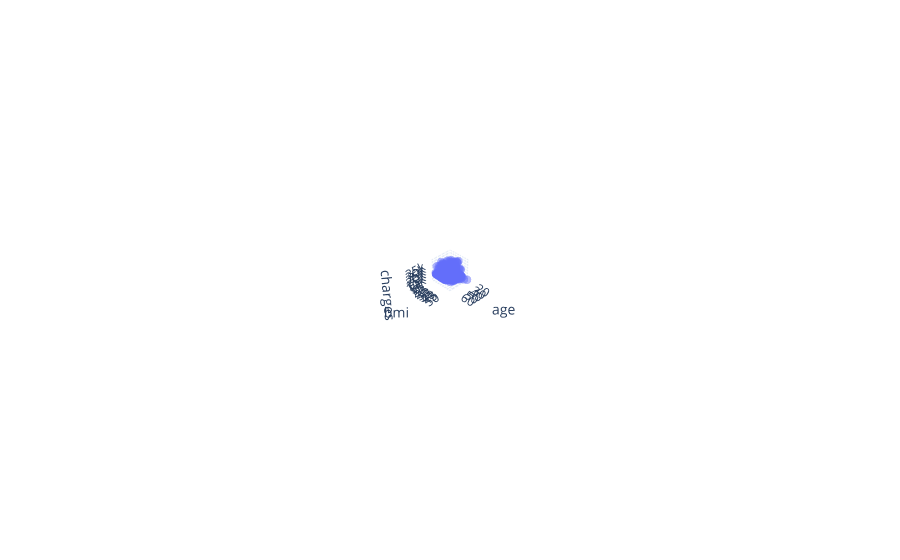

The cell this chart's notebook holds for it:
### Code cell
fig=px.scatter_3d(non_smokers_data,
                 x='age',
                 y='bmi',
                 z='charges')
fig.update_traces(marker_size=3,marker_opacity=0.5)
fig.show()

### Figure 1 — Plotly figure (JSON) as saved in the notebook; plotly's stock layout.template omitted (floating-point values rounded to 4 significant figures; data arrays with more than 128 entries replaced by an {"elided": "..."} marker saying what was removed)
{"data": [{"hovertemplate": "age=%{x}<br>bmi=%{y}<br>charges=%{z}<extra></extra>", "legendgroup": "", "marker": {"color": "#636efa", "opacity": 0.5, "size": 3, "symbol": "circle"}, "mode": "markers", "name": "", "scene": "scene", "showlegend": false, "type": "scatter3d", "x": {"elided": "1064 int values"}, "y": {"elided": "1064 float values"}, "z": {"elided": "1064 float values"}}], "layout": {"autosize": true, "legend": {"tracegroupgap": 0}, "margin": {"t": 60}, "scene": {"aspectmode": "auto", "aspectratio": {"x": 1, "y": 1, "z": 1}, "camera": {"center": {"x": 0, "y": 0, "z": 0}, "eye": {"x": 11.43, "y": 11.43, "z": 11.43}, "projection": {"type": "perspective"}, "up": {"x": 0, "y": 0, "z": 1}}, "domain": {"x": [0, 1], "y": [0, 1]}, "xaxis": {"title": {"text": "age"}, "type": "linear"}, "yaxis": {"title": {"text": "bmi"}, "type": "linear"}, "zaxis": {"title": {"text": "charges"}, "type": "linear"}}}}
